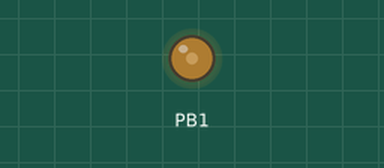
Simulated run of this program. Board: ATmega328P, built with avr-gcc and emulated at 16 MHz (the files do not name the chip). Shown: output pins drawn as LEDs (lit = HIGH). At 0.0 s the program stops and its outputs stay as they are.

Above: at 0.1 s.
Timing chart, 0 to 1.5 s (numbered marks = the images above):
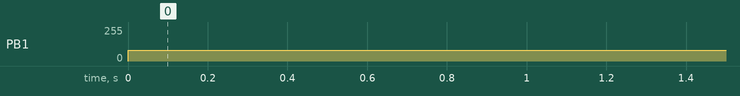

Measured:
- by itself, PB1: 0/255 → 80/255 at 0.00 s

The program:

main.cpp
```cpp
/**
 * A minimal example how to implement a Fast PWM with Timer/Counter1 on OC1A (PB1)
 *
 * @author Igor Martens
 * @since 12.10.2018
 */

#define F_CPU 16000000

#include <avr/io.h>
#include <avr/interrupt.h>

void setup() {
    DDRB |= (1 << DDB1); // Setup the Output for PWM (OC1A)


    TCCR1B |=
        // Set Timer/Counter1 prescaler to clock/64.
        // At 16 MHz this is 250 kHz.
        (0 << CS12) |
        (1 << CS11) |
        (1 << CS10) |

        // Fast PWM, 8-bit
        (0 << WGM13) |
        (1 << WGM12);


    TCCR1A |=
        // Fast PWM, 8-bit
        (0 << WGM11) |
        (1 << WGM10) |

        // Clear OC1A/OC1B on Compare Match, set OC1A/OC1B at BOTTOM, (non-inverting mode)
        (1 << COM1A1) |
        (0 << COM1A0);

    // If the value '128' is reached, the PWM signal will set to LOW
    OCR1A=80; // 50% duty cycle
}

int main(void) {
    setup();

    while(1) {
    }

    return 0;
}
```
